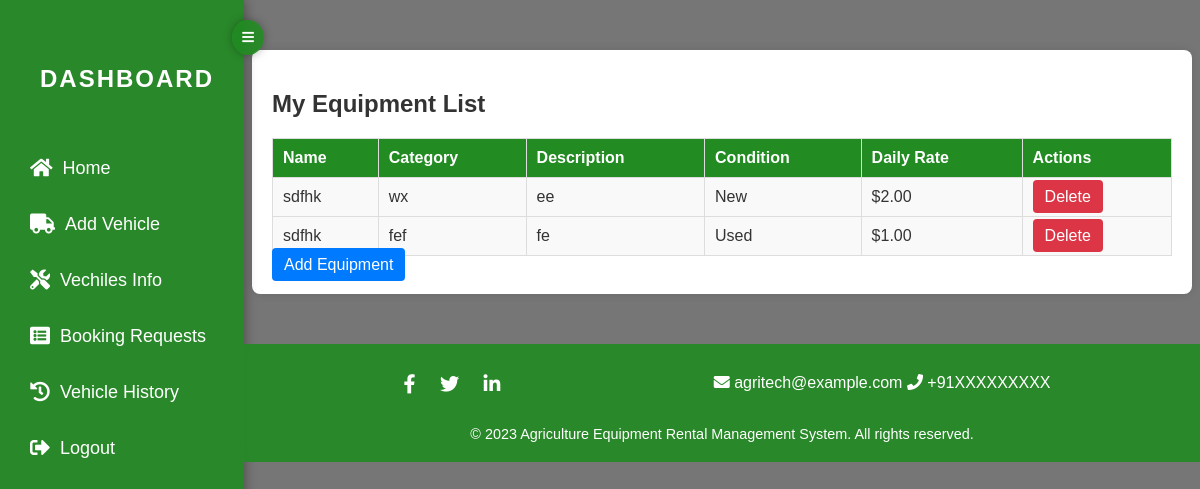
The page /equipment-list/1/ (signed in) on the database its author committed.
### application/models.py (models this page shows, shortened)
class Equipment(models.Model):
    vehicle=models.ForeignKey(Vehicle,on_delete=models.CASCADE)
    name = models.CharField(max_length=100)
    category = models.CharField(max_length=50)  # Example: Seeder, Harvester, Plow
    description = models.TextField()
    condition = models.CharField(max_length=50, choices=[('New', 'New'), ('Used', 'Used')])
    daily_rate = models.DecimalField(max_digits=10, decimal_places=2)
    availability_status = models.BooleanField(default=True)
    owner = models.ForeignKey(User, on_delete=models.CASCADE)  # Equipment owner
    created_at = models.DateTimeField(auto_now_add=True)

### application/views.py (the view)
# urls.py: path('equipment-list/<int:pk>/',views.equipment_list,name='equipment_list'),
@login_required
def equipment_list(request, pk):
    user = request.user
    if user.is_staff:
        if Vehicle.objects.filter(id=pk, owner=user).exists():
            vehicle = get_object_or_404(Vehicle, id=pk, owner=user)
            equipments = Equipment.objects.filter(owner=user, vehicle=vehicle)
        else:
            return redirect('vehicle_list')
    else:
        vehicle = get_object_or_404(Vehicle, id=pk)
        equipments = Equipment.objects.filter(vehicle=vehicle)
        bookings = Booking.objects.filter(vehicle=vehicle)
        return render(request, 'vehicleview.html', {'equipments': equipments, 'vehicle':vehicle,'vehicle_id': pk, 'bookings': bookings})
    return render(request, 'equipment_list.html', {'equipments': equipments, 'vehicle_id': pk})

### template/equipment_list.html (shortened to what this page needs)
{% extends 'base.html' %}
{% load static %}
{% block main %}
<div class="container">
    <h2 class="text-center">My Equipment List</h2>
    {% if equipments %}
        <table class="table">
            <thead>
                <tr>
                    <th>Name</th>
                    <th>Category</th>
                    <th>Description</th>
                    <th>Condition</th>
                    <th>Daily Rate</th>
                    <th>Actions</th>
                </tr>
            </thead>
            <tbody>
                {% for equipment in equipments %}
                <tr>
                    <td>{{ equipment.name }}</td>
                    <td>{{ equipment.category }}</td>
                    <td>{{ equipment.description }}</td>
                    <td>{{ equipment.condition }}</td>
                    <td>${{ equipment.daily_rate }}</td>
                    <td>
                        <a href="{% url 'delete_equipment' pk=equipment.id %}" class="btn btn-danger btn-sm"
                           onclick="return confirm('Are you sure you want to delete this equipment?');">Delete</a>
                    </td>
                </tr>
                {% endfor %}
            </tbody>
        </table>
    {% else %}
        <p class="text-center">No equipment added yet.</p>
    {% endif %}
    <div class="text-center">
        <a href="{% url 'add_equipment' pk=vehicle_id %}" class="btn btn-primary">Add Equipment</a>
    </div>
</div>
{% endblock %}

### template/base.html (style rules this page uses)
body { font-family: 'Arial', sans-serif; margin: 0; padding: 0; background-image: url('https://images.unsplash.com/photo-1464226184884-fa280b87c399?ixlib=rb-1.2.1&auto=format&fit=crop&w=1950&q=80'); background-position: center; background-size: cover; background-repeat: no-repeat; color: #333; min-height: 100vh; position: relative; }
body::before { content: ''; position: absolute; top: 0; left: 0; width: 100%; height: 100%; background: rgba(61, 60, 60, 0.7); z-index: 0; }

### template/equipment_list.html (style rules this page uses)
.container { max-width: 900px; margin: 50px auto; background: #fff; padding: 20px; border-radius: 8px; box-shadow: 0px 0px 10px rgba(0, 0, 0, 0.1); }
.table { width: 100%; border-collapse: collapse; margin-top: 20px; }
.table th, .table td { padding: 10px; text-align: left; border: 1px solid #ddd; }
.table th { background-color: #228b22; color: white; }
.table td { background-color: #f9f9f9; }
.btn { padding: 8px 12px; border-radius: 4px; text-decoration: none; }
.btn-danger { background-color: #dc3545; color: white; border: none; }
.btn-primary { background-color: #007bff; color: white; border: none; }

### rows shown on the page
Equipment: name "sdfhk", category "wx", description "ee", condition "New", daily_rate "2.00"
Equipment: name "sdfhk", category "fef", description "fe", condition "Used", daily_rate "1.00"
